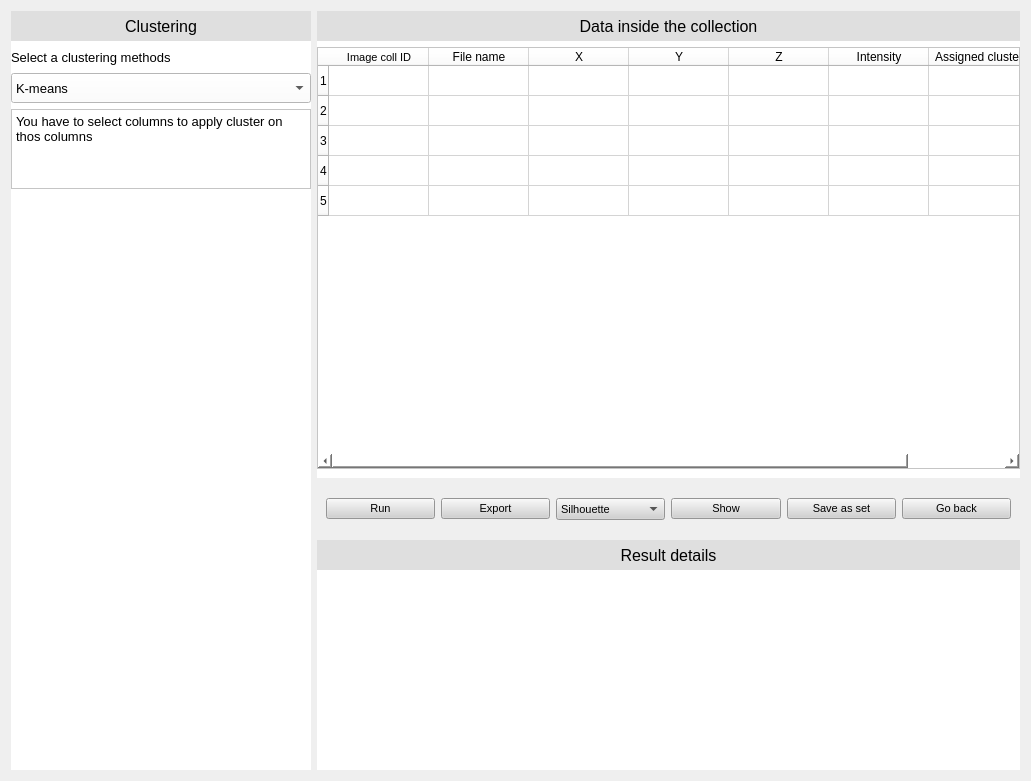
<?xml version="1.0" encoding="UTF-8"?>
<ui version="4.0">
 <class>Form</class>
 <widget class="QWidget" name="Form">
  <property name="geometry">
   <rect>
    <x>0</x>
    <y>0</y>
    <width>1031</width>
    <height>781</height>
   </rect>
  </property>
  <property name="windowTitle">
   <string>Form</string>
  </property>
  <layout class="QHBoxLayout" name="horizontalLayout">
   <item>
    <widget class="QWidget" name="widget" native="true">
     <property name="maximumSize">
      <size>
       <width>300</width>
       <height>16777215</height>
      </size>
     </property>
     <property name="styleSheet">
      <string notr="true">background-color: rgb(255, 255, 255);</string>
     </property>
     <layout class="QVBoxLayout" name="verticalLayout">
      <property name="leftMargin">
       <number>0</number>
      </property>
      <property name="topMargin">
       <number>0</number>
      </property>
      <property name="rightMargin">
       <number>0</number>
      </property>
      <property name="bottomMargin">
       <number>9</number>
      </property>
      <item>
       <widget class="QLabel" name="label_2">
        <property name="maximumSize">
         <size>
          <width>16777215</width>
          <height>30</height>
         </size>
        </property>
        <property name="font">
         <font>
          <pointsize>12</pointsize>
          <weight>50</weight>
          <bold>false</bold>
         </font>
        </property>
        <property name="styleSheet">
         <string notr="true">background-color: rgb(223, 223, 223);</string>
        </property>
        <property name="text">
         <string>Clustering</string>
        </property>
        <property name="alignment">
         <set>Qt::AlignCenter</set>
        </property>
        <property name="margin">
         <number>0</number>
        </property>
       </widget>
      </item>
      <item>
       <widget class="QLabel" name="label">
        <property name="maximumSize">
         <size>
          <width>16777215</width>
          <height>20</height>
         </size>
        </property>
        <property name="font">
         <font>
          <pointsize>10</pointsize>
         </font>
        </property>
        <property name="text">
         <string>Select a clustering methods</string>
        </property>
        <property name="textFormat">
         <enum>Qt::AutoText</enum>
        </property>
       </widget>
      </item>
      <item>
       <widget class="QComboBox" name="comboBox_2">
        <property name="sizePolicy">
         <sizepolicy hsizetype="Preferred" vsizetype="Preferred">
          <horstretch>0</horstretch>
          <verstretch>0</verstretch>
         </sizepolicy>
        </property>
        <property name="maximumSize">
         <size>
          <width>16777215</width>
          <height>30</height>
         </size>
        </property>
        <property name="font">
         <font>
          <pointsize>10</pointsize>
         </font>
        </property>
        <item>
         <property name="text">
          <string>K-means</string>
         </property>
        </item>
        <item>
         <property name="text">
          <string>K-medoids</string>
         </property>
        </item>
        <item>
         <property name="text">
          <string>Agglomerative</string>
         </property>
        </item>
        <item>
         <property name="text">
          <string>Fuzzy C-means</string>
         </property>
        </item>
       </widget>
      </item>
      <item>
       <widget class="QPlainTextEdit" name="plainTextEdit">
        <property name="sizePolicy">
         <sizepolicy hsizetype="Preferred" vsizetype="Preferred">
          <horstretch>0</horstretch>
          <verstretch>0</verstretch>
         </sizepolicy>
        </property>
        <property name="maximumSize">
         <size>
          <width>16777215</width>
          <height>80</height>
         </size>
        </property>
        <property name="font">
         <font>
          <pointsize>10</pointsize>
         </font>
        </property>
        <property name="readOnly">
         <bool>true</bool>
        </property>
        <property name="plainText">
         <string>You have to select columns to apply cluster on thos columns</string>
        </property>
       </widget>
      </item>
      <item>
       <widget class="QWidget" name="widget_5" native="true"/>
      </item>
      <item>
       <widget class="QWidget" name="widget_6" native="true">
        <property name="font">
         <font>
          <pointsize>12</pointsize>
          <weight>50</weight>
          <bold>false</bold>
         </font>
        </property>
        <property name="styleSheet">
         <string notr="true">background-color: rgb(255, 255, 255);</string>
        </property>
       </widget>
      </item>
     </layout>
    </widget>
   </item>
   <item>
    <layout class="QVBoxLayout" name="verticalLayout_2">
     <item>
      <widget class="QWidget" name="widget_2" native="true">
       <property name="minimumSize">
        <size>
         <width>700</width>
         <height>200</height>
        </size>
       </property>
       <property name="styleSheet">
        <string notr="true">background-color: rgb(255, 255, 255);</string>
       </property>
       <layout class="QVBoxLayout" name="verticalLayout_3">
        <property name="leftMargin">
         <number>0</number>
        </property>
        <property name="topMargin">
         <number>0</number>
        </property>
        <property name="rightMargin">
         <number>0</number>
        </property>
        <property name="bottomMargin">
         <number>9</number>
        </property>
        <item>
         <widget class="QLabel" name="label_3">
          <property name="maximumSize">
           <size>
            <width>16777215</width>
            <height>30</height>
           </size>
          </property>
          <property name="font">
           <font>
            <pointsize>12</pointsize>
            <weight>50</weight>
            <bold>false</bold>
           </font>
          </property>
          <property name="styleSheet">
           <string notr="true">background-color: rgb(223, 223, 223);</string>
          </property>
          <property name="text">
           <string>Data inside the collection</string>
          </property>
          <property name="alignment">
           <set>Qt::AlignCenter</set>
          </property>
         </widget>
        </item>
        <item>
         <widget class="QTableWidget" name="tableWidget">
          <property name="sizePolicy">
           <sizepolicy hsizetype="Preferred" vsizetype="Preferred">
            <horstretch>0</horstretch>
            <verstretch>0</verstretch>
           </sizepolicy>
          </property>
          <property name="minimumSize">
           <size>
            <width>660</width>
            <height>0</height>
           </size>
          </property>
          <property name="layoutDirection">
           <enum>Qt::LeftToRight</enum>
          </property>
          <property name="horizontalScrollBarPolicy">
           <enum>Qt::ScrollBarAsNeeded</enum>
          </property>
          <property name="gridStyle">
           <enum>Qt::SolidLine</enum>
          </property>
          <property name="rowCount">
           <number>5</number>
          </property>
          <property name="columnCount">
           <number>7</number>
          </property>
          <attribute name="horizontalHeaderVisible">
           <bool>true</bool>
          </attribute>
          <row/>
          <row/>
          <row/>
          <row/>
          <row/>
          <column>
           <property name="text">
            <string>Image coll ID</string>
           </property>
           <property name="font">
            <font>
             <family>MS Shell Dlg 2</family>
             <pointsize>8</pointsize>
            </font>
           </property>
           <property name="textAlignment">
            <set>AlignHCenter|AlignVCenter|AlignCenter</set>
           </property>
          </column>
          <column>
           <property name="text">
            <string>File name</string>
           </property>
           <property name="textAlignment">
            <set>AlignHCenter|AlignVCenter|AlignCenter</set>
           </property>
          </column>
          <column>
           <property name="text">
            <string>X</string>
           </property>
           <property name="textAlignment">
            <set>AlignHCenter|AlignVCenter|AlignCenter</set>
           </property>
          </column>
          <column>
           <property name="text">
            <string>Y</string>
           </property>
           <property name="textAlignment">
            <set>AlignHCenter|AlignVCenter|AlignCenter</set>
           </property>
          </column>
          <column>
           <property name="text">
            <string>Z</string>
           </property>
           <property name="textAlignment">
            <set>AlignHCenter|AlignVCenter|AlignCenter</set>
           </property>
          </column>
          <column>
           <property name="text">
            <string>Intensity</string>
           </property>
           <property name="textAlignment">
            <set>AlignHCenter|AlignVCenter|AlignCenter</set>
           </property>
          </column>
          <column>
           <property name="text">
            <string>Assigned cluster</string>
           </property>
           <property name="textAlignment">
            <set>AlignHCenter|AlignVCenter|AlignCenter</set>
           </property>
          </column>
         </widget>
        </item>
       </layout>
      </widget>
     </item>
     <item>
      <widget class="QWidget" name="widget_4" native="true">
       <property name="enabled">
        <bool>true</bool>
       </property>
       <property name="minimumSize">
        <size>
         <width>0</width>
         <height>50</height>
        </size>
       </property>
       <property name="maximumSize">
        <size>
         <width>16777215</width>
         <height>50</height>
        </size>
       </property>
       <property name="styleSheet">
        <string notr="true"/>
       </property>
       <layout class="QHBoxLayout" name="horizontalLayout_2">
        <item>
         <widget class="QPushButton" name="pushButton">
          <property name="font">
           <font>
            <pointsize>8</pointsize>
           </font>
          </property>
          <property name="styleSheet">
           <string notr="true">background-color: rgb(209, 209, 209);</string>
          </property>
          <property name="text">
           <string>Run</string>
          </property>
          <property name="iconSize">
           <size>
            <width>20</width>
            <height>20</height>
           </size>
          </property>
         </widget>
        </item>
        <item>
         <widget class="QPushButton" name="pushButton_3">
          <property name="font">
           <font>
            <pointsize>8</pointsize>
           </font>
          </property>
          <property name="styleSheet">
           <string notr="true">background-color: rgb(209, 209, 209);</string>
          </property>
          <property name="text">
           <string>Export</string>
          </property>
         </widget>
        </item>
        <item>
         <widget class="QComboBox" name="comboBox">
          <property name="sizePolicy">
           <sizepolicy hsizetype="Minimum" vsizetype="Fixed">
            <horstretch>0</horstretch>
            <verstretch>0</verstretch>
           </sizepolicy>
          </property>
          <property name="font">
           <font>
            <pointsize>8</pointsize>
            <weight>50</weight>
            <bold>false</bold>
            <kerning>true</kerning>
           </font>
          </property>
          <property name="mouseTracking">
           <bool>true</bool>
          </property>
          <property name="layoutDirection">
           <enum>Qt::LeftToRight</enum>
          </property>
          <property name="autoFillBackground">
           <bool>false</bool>
          </property>
          <property name="styleSheet">
           <string notr="true">background-color: rgb(209, 209, 209);</string>
          </property>
          <item>
           <property name="text">
            <string>Silhouette</string>
           </property>
          </item>
          <item>
           <property name="text">
            <string>3D view</string>
           </property>
          </item>
          <item>
           <property name="text">
            <string>Repartition</string>
           </property>
          </item>
          <item>
           <property name="text">
            <string>Graphic</string>
           </property>
          </item>
         </widget>
        </item>
        <item>
         <widget class="QPushButton" name="pushButton_2">
          <property name="font">
           <font>
            <pointsize>8</pointsize>
           </font>
          </property>
          <property name="styleSheet">
           <string notr="true">background-color: rgb(209, 209, 209);</string>
          </property>
          <property name="text">
           <string>Show</string>
          </property>
         </widget>
        </item>
        <item>
         <widget class="QPushButton" name="pushButton_4">
          <property name="font">
           <font>
            <pointsize>8</pointsize>
           </font>
          </property>
          <property name="styleSheet">
           <string notr="true">background-color: rgb(209, 209, 209);</string>
          </property>
          <property name="text">
           <string>Save as set</string>
          </property>
         </widget>
        </item>
        <item>
         <widget class="QPushButton" name="pushButton_5">
          <property name="font">
           <font>
            <pointsize>8</pointsize>
           </font>
          </property>
          <property name="styleSheet">
           <string notr="true">background-color: rgb(209, 209, 209);</string>
          </property>
          <property name="text">
           <string>Go back</string>
          </property>
         </widget>
        </item>
       </layout>
      </widget>
     </item>
     <item>
      <widget class="QWidget" name="widget_3" native="true">
       <property name="minimumSize">
        <size>
         <width>700</width>
         <height>0</height>
        </size>
       </property>
       <property name="maximumSize">
        <size>
         <width>16777215</width>
         <height>230</height>
        </size>
       </property>
       <property name="styleSheet">
        <string notr="true">background-color: rgb(255, 255, 255);</string>
       </property>
       <layout class="QVBoxLayout" name="verticalLayout_4">
        <property name="leftMargin">
         <number>0</number>
        </property>
        <property name="topMargin">
         <number>0</number>
        </property>
        <property name="rightMargin">
         <number>0</number>
        </property>
        <property name="bottomMargin">
         <number>9</number>
        </property>
        <item>
         <widget class="QLabel" name="label_4">
          <property name="maximumSize">
           <size>
            <width>16777215</width>
            <height>30</height>
           </size>
          </property>
          <property name="font">
           <font>
            <pointsize>12</pointsize>
            <weight>50</weight>
            <bold>false</bold>
           </font>
          </property>
          <property name="styleSheet">
           <string notr="true">background-color: rgb(223, 223, 223);</string>
          </property>
          <property name="text">
           <string>Result details</string>
          </property>
          <property name="alignment">
           <set>Qt::AlignCenter</set>
          </property>
         </widget>
        </item>
        <item>
         <widget class="QWidget" name="widget_7" native="true">
          <zorder>widget_2</zorder>
         </widget>
        </item>
       </layout>
      </widget>
     </item>
    </layout>
   </item>
  </layout>
 </widget>
 <resources/>
 <connections>
  <connection>
   <sender>pushButton</sender>
   <signal>clicked()</signal>
   <receiver>tableWidget</receiver>
   <slot>resizeColumnsToContents()</slot>
   <hints>
    <hint type="sourcelabel">
     <x>476</x>
     <y>405</y>
    </hint>
    <hint type="destinationlabel">
     <x>583</x>
     <y>224</y>
    </hint>
   </hints>
  </connection>
 </connections>
</ui>
